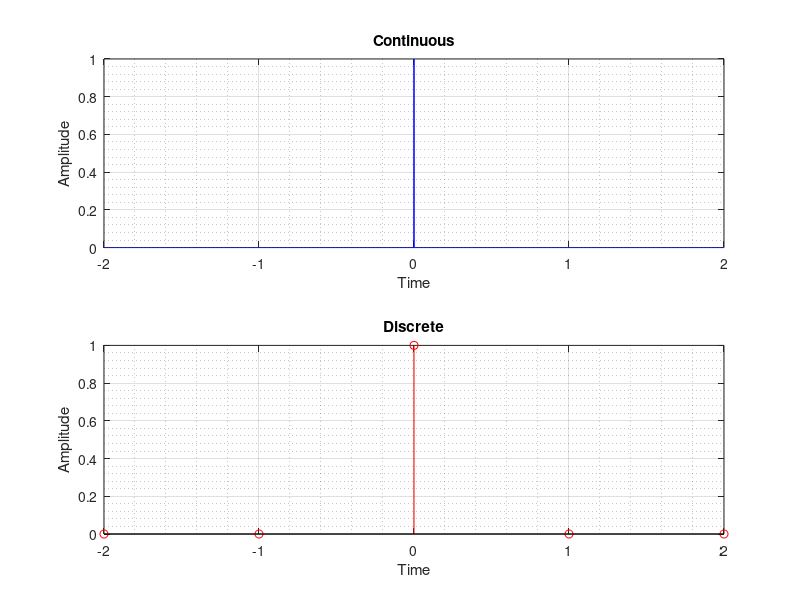

Recreate this plot in MATLAB.
% Program to generate signal of unit impulse function / Delta Dirac Function
clc; clear all;

% DELTA DIRAC FUNCTION / UNIT IMPULSE FUNCTION - (infinite for 0, 0 elsewhere)
%   delta[x] = infinity     x = 0
%            = 0            x < 0 & x > 0
% also constrained to satisfy 
% integration minus-infinity to plus-infinity delta(x).dx = 1

x = -2:0.0001:2;
f = zeros(size(x));
f(x == 0) = 1; % Inf won't plot so we use 1 to show it's max at zero

figure('Name','Unit Impulse','NumberTitle','off','Color','w')
subplot(2,1,1);
plot(x,f,'b'),grid on, grid minor
title('Continuous')
xlabel('Time')
ylabel('Amplitude')

y = -2:2;
fn = [0, 0, 1, 0 ,0];
subplot(2,1,2);
stem(y,fn,'r'),grid on, grid minor
title('Discrete')
xlabel('Time')
ylabel('Amplitude')

print('-clipboard','-dbitmap')

% << + >>
% Introduced by the physicist PAUL DIRAC for modelling the density of an
% idealized point mass or point charge, as a function that is equal to zero
% everywhere except for zero and whose integral over the entire real line
% is equal to 1.
